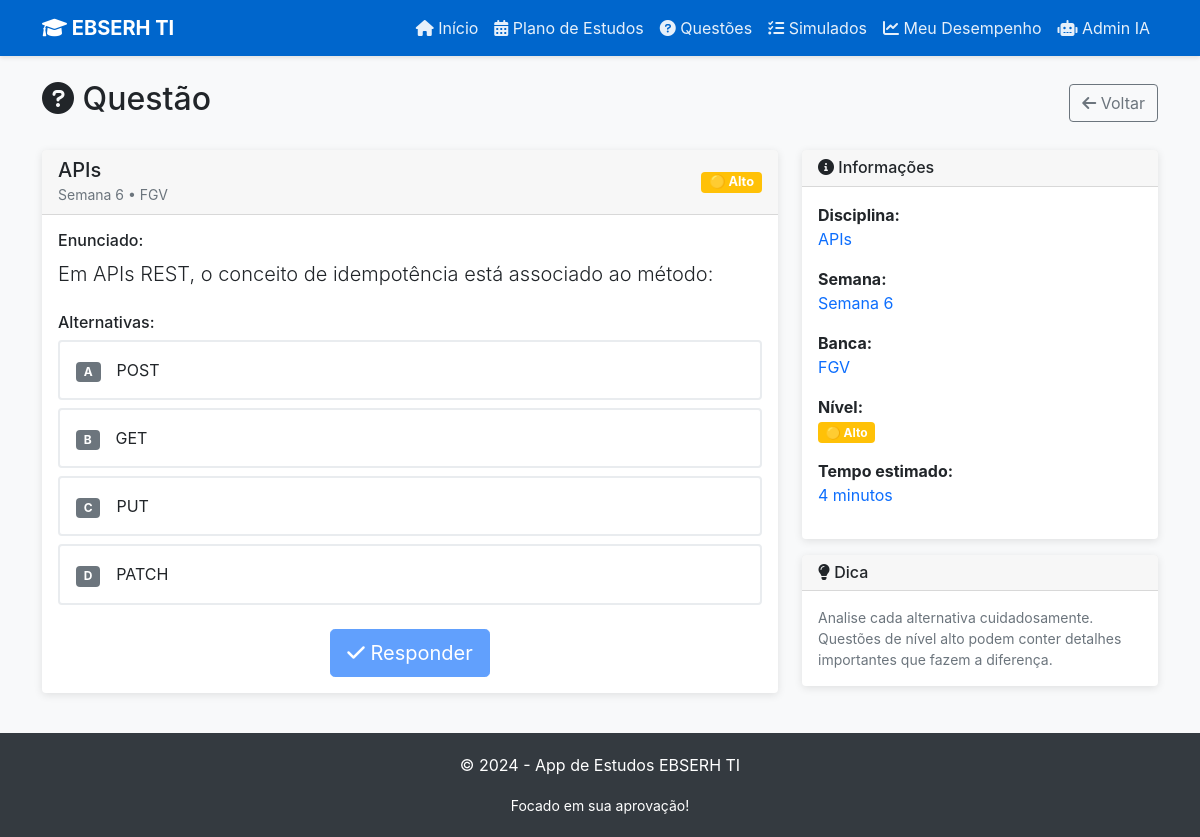
Screenshot of /questao/441 with the database file from the repository.
### tables this page shows
CREATE TABLE questoes (
            id INTEGER PRIMARY KEY AUTOINCREMENT,
            disciplina TEXT NOT NULL,
            semana INTEGER NOT NULL,
            nivel TEXT NOT NULL CHECK (nivel IN ('Básico', 'Alto', 'Pegadinha')),
            banca TEXT NOT NULL,
            enunciado TEXT NOT NULL,
            alternativas TEXT NOT NULL,
            resposta_correta TEXT NOT NULL,
            comentario TEXT NOT NULL
        , tags TEXT, dificuldade_num INTEGER);

### app.py (the view)
@app.route('/questao/<int:questao_id>')
def questao_detalhe(questao_id):
    conn = get_db_connection()
    questao = conn.execute('SELECT * FROM questoes WHERE id = ?', (questao_id,)).fetchone()
    conn.close()
    if questao is None:
        return "Questão não encontrada", 404
    return render_template('questao.html', questao=questao)

### app.py (called while the page is built)
@app.template_filter('from_json')
def from_json(value):
    return json.loads(value)

def get_db_connection():
    conn = sqlite3.connect(DB_NAME)
    conn.row_factory = sqlite3.Row
    return conn

### templates/questao.html (shortened to what this page needs)
{% extends "base.html" %}
{% block content %}
<div class="row">
    <div class="col-12">
        <div class="d-flex justify-content-between align-items-center mb-4">
            <h2>
                <i class="fas fa-question-circle"></i> Questão
            </h2>
            <a href="{{ url_for('questoes') }}" class="btn btn-outline-secondary">
                <i class="fas fa-arrow-left"></i> Voltar
            </a>
        </div>
    </div>
</div>
<div class="row">
    <div class="col-lg-8">
        <div class="card">
            <div class="card-header d-flex justify-content-between align-items-center">
                <div>
                    <h5 class="mb-0">{{ questao.disciplina }}</h5>
                    <small class="text-muted">Semana {{ questao.semana }} • {{ questao.banca }}</small>
                </div>
                <span class="badge badge-nivel
                    {% if questao.nivel == 'Básico' %}bg-success
                    {% elif questao.nivel == 'Alto' %}bg-warning
                    {% else %}bg-danger{% endif %}">
                    {% if questao.nivel == 'Básico' %}🟢
                    {% elif questao.nivel == 'Alto' %}🟡
                    {% else %}🔴{% endif %}
                    {{ questao.nivel }}
                </span>
            </div>
            <div class="card-body">
                <div class="mb-4">
                    <h6>Enunciado:</h6>
                    <p class="lead">{{ questao.enunciado }}</p>
                </div>
                <div class="mb-4">
                    <h6>Alternativas:</h6>
                    <div id="alternativas-container">
                        {% set alternativas = questao.alternativas | from_json %}
                        {% for letra, texto in alternativas.items() %}
                        <div class="alternativa mb-2 p-3 rounded" data-letra="{{ letra }}" onclick="selecionarAlternativa('{{ letra }}')">
                            <div class="d-flex align-items-center">
                                <div class="me-3">
                                    <span class="badge bg-secondary">{{ letra }}</span>
                                </div>
                                <div>{{ texto }}</div>
                            </div>
                        </div>
                        {% endfor %}
                    </div>
                </div>
                <div class="text-center">
                    <button id="btn-responder" class="btn btn-primary btn-lg" onclick="responderQuestao()" disabled>
                        <i class="fas fa-check"></i> Responder
                    </button>
                </div>
            </div>
        </div>
    </div>
    <div class="col-lg-4">
        <div class="card">
            <div class="card-header">
                <h6 class="mb-0"><i class="fas fa-info-circle"></i> Informações</h6>
            </div>
            <div class="card-body">
                <div class="mb-3">
                    <strong>Disciplina:</strong><br>
                    <span class="text-primary">{{ questao.disciplina }}</span>
                </div>
                <div class="mb-3">
                    <strong>Semana:</strong><br>
                    <span class="text-primary">Semana {{ questao.semana }}</span>
                </div>
                <div class="mb-3">
                    <strong>Banca:</strong><br>
                    <span class="text-primary">{{ questao.banca }}</span>
                </div>
                <div class="mb-3">
                    <strong>Nível:</strong><br>
                    <span class="badge
                        {% if questao.nivel == 'Básico' %}bg-success
                        {% elif questao.nivel == 'Alto' %}bg-warning
                        {% else %}bg-danger{% endif %}">
                        {% if questao.nivel == 'Básico' %}🟢
                        {% elif questao.nivel == 'Alto' %}🟡
                        {% else %}🔴{% endif %}
                        {{ questao.nivel }}
                    </span>
                </div>
                <div class="mb-3">
                    <strong>Tempo estimado:</strong><br>
                    <span class="text-primary">
                        {% if questao.nivel == 'Básico' %}2 minutos
                        {% elif questao.nivel == 'Alto' %}4 minutos
                        {% else %}5 minutos{% endif %}
                    </span>
                </div>
            </div>
        </div>
        <div class="card mt-3">
            <div class="card-header">
                <h6 class="mb-0"><i class="fas fa-lightbulb"></i> Dica</h6>
            </div>
            <div class="card-body">
                <p class="small text-muted mb-0">
                    {% if questao.nivel == 'Básico' %}
                        Leia com atenção e escolha a alternativa mais direta. Questões básicas geralmente testam conceitos fundamentais.
                    {% elif questao.nivel == 'Alto' %}
                        Analise cada alternativa cuidadosamente. Questões de nível alto podem conter detalhes importantes que fazem a diferença.
                    {% else %}
                        Fique atento às pegadinhas! Leia cada palavra com cuidado e desconfie de alternativas que parecem "perfeitas demais".
                    {% endif %}
                </p>
            </div>
        </div>
    </div>
</div>
{% endblock %}

### templates/base.html (style rules this page uses)
:root { --primary-color: #0066cc; --secondary-color: #004499; --success-color: #28a745; --warning-color: #ffc107; --danger-color: #dc3545; --light-bg: #f8f9fa; }
body { background-color: var(--light-bg); font-family: -apple-system, BlinkMacSystemFont, 'Segoe UI', Roboto, sans-serif; -webkit-font-smoothing: antialiased; -moz-osx-font-smoothing: grayscale; touch-action: manipulation; -webkit-tap-highlight-color: transparent; }
.btn, .alternativa, .nav-link { -webkit-touch-callout: none; -webkit-user-select: none; user-select: none; }
html { scroll-behavior: smooth; }
@media (prefers-reduced-motion: no-preference) { .card { transition: transform 0.3s ease, box-shadow 0.3s ease; } }
.btn-primary { background-color: var(--primary-color); border-color: var(--primary-color); }
.card { border: none; box-shadow: 0 2px 8px rgba(0,0,0,0.1); transition: transform 0.3s, box-shadow 0.3s; }
.alternativa { cursor: pointer; transition: all 0.3s; border: 2px solid #e9ecef; }
.badge-nivel { font-size: 0.8em; padding: 4px 8px; }

### rows the page displays
questoes: disciplina "APIs", semana "6", banca "FGV", nivel "Alto", enunciado "Em APIs REST, o conceito de idempotência está associado ao método:"

### other values shown
{{ letra }} "A" "B" "C" "D"
{{ texto }} "POST" "GET" "PUT" "PATCH"
